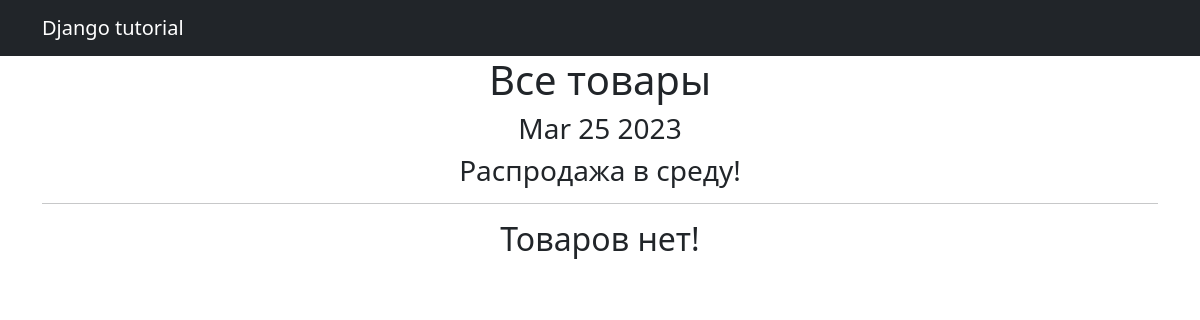
Before: /products/ with the older database file.
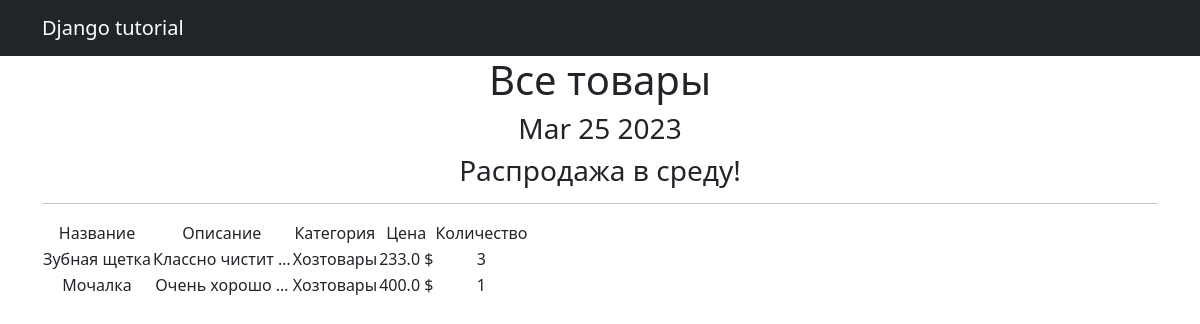
After: the same page with the newer database file.
### simpleapp/models.py (models this page shows, shortened)
class Product(models.Model):
    name = models.CharField(
        max_length=50,
        unique=True,  # названия товаров не должны повторяться
    )
    description = models.TextField()
    quantity = models.IntegerField(
        validators=[MinValueValidator(0)],
    )
    category = models.ForeignKey(
        to='Category',
        on_delete=models.CASCADE,
        related_name='products',  # все продукты в категории будут доступны через поле products
    )
    price = models.FloatField(
        validators=[MinValueValidator(0.0)],
    )

class Category(models.Model):
    name = models.CharField(max_length=100, unique=True)

### simpleapp/views.py (the view)
# urls.py: path('', ProductsList.as_view()),
class ProductsList(ListView):
    model = Product
    ordering = 'name'
    template_name = 'products.html'
    context_object_name = 'products'
    paginate_by = 2  # вот так мы можем указать количество записей на странице
    def get_context_data(self, **kwargs):
        context = super().get_context_data(**kwargs)
        context['time_now'] = datetime.utcnow()
        context['next_sale'] = "Распродажа в среду!"
        return context

### simpleapp/templatetags/custom_filters.py (called while the page is built)
@register.filter()
def currency(value, code='rub'):
   postfix = CURRENCIES_SYMBOLS[code]
   return f'{value} {postfix}'

### simpleapp/templatetags/custom_tags.py (called while the page is built)
@register.simple_tag()
def current_time(format_string='%b %d %Y'):
   return datetime.utcnow().strftime(format_string)

### templates/products.html (shortened to what this page needs)
{% extends 'flatpages/default.html' %}
{% load custom_filters %}
{% load custom_tags %}
{% block content %}
    <h1>Все товары</h1>
    <h3>{% current_time '%b %d %Y' %}</h3>
    <h3> {{ next_sale|default_if_none:"Чуть позже сообщим о распродаже!" }} </h3>
    <hr>
    {% if products %}
        <table>
            <tr>
                <td>Название</td>
                <td>Описание</td>
                <td>Категория</td>
                <td>Цена</td>
                <td>Количество</td>
            </tr>
            {% for product in products %}
            <tr>
                <td>{{ product.name }}</td>
                <td>{{ product.description|truncatewords:2 }}</td>
                <td>{{ product.category.name }}</td>
               <td>{{ product.price|currency:"usd" }}</td>
               <td>{{ product.quantity }}</td>
            </tr>
            {% endfor %}
        </table>
    {% else %}
        <h2>Товаров нет!</h2>
    {% endif %}
{% endblock content %}

### templates/flatpages/default.html (shortened to what this page needs)
<!DOCTYPE html>
<html lang="en">
    <head>
        {% load static %}
        <link href="{% static 'css/styles.css' %}" rel="stylesheet" />
    </head>
    <body>
        <nav class="navbar navbar-expand-lg navbar-dark bg-dark static-top">
            <div class="container">
                <a class="navbar-brand" href="#">Django tutorial</a>
            </div>
        </nav>
        <div class="container">
            <div class="row">
                <div class="col-lg-12 text-center">
                    {% block content %}{% endblock content %}
                </div>
            </div>
        </div>
    </body>
</html>

Changed rows visible on the page:
added Product: name "Зубная щетка", description "Классно чистит …", category.name "Хозтовары", price "233.0 $", quantity "3"
added Product: name "Мочалка", description "Очень хорошо …", category.name "Хозтовары", price "400.0 $", quantity "1"
Other visible differences:
text no longer shown: "Товаров нет!"
text now shown: "Название Описание Категория Цена Количество"
